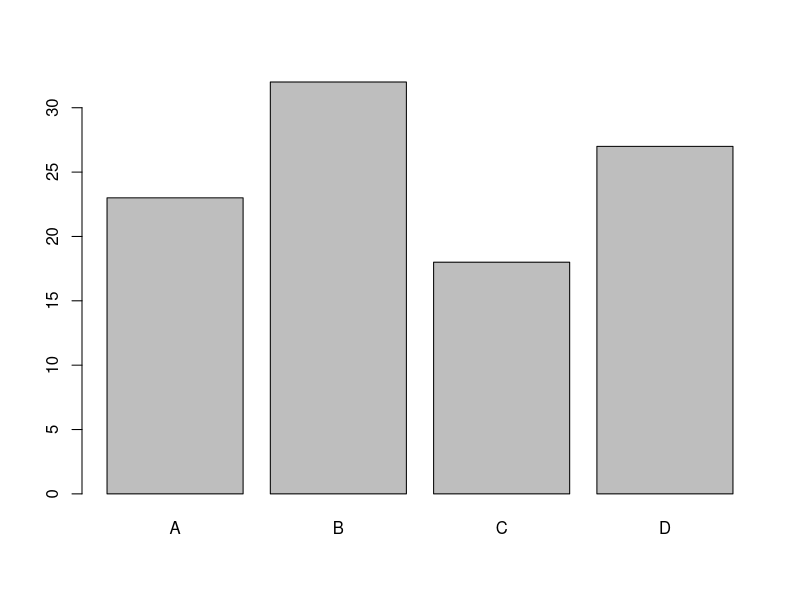

The R script that drew this image: (Note: this script raises an error after producing the figure.)
# aula 13/nov
# variaveis categoricas

set.seed(2024113 + 1100)
x <- sample(LETTERS[1:4], 100, replace=TRUE)
x <- factor(x)

y <- sample(LETTERS[11:14], 100, replace=TRUE)
y <- factor(y)

plot(x) # nao recomendado

# tabla de contingência
tc1 <- table(x)

barplot(
  tp1,
  col = rainbow(4),
  horiz = TRUE,
  las = 1
)

# gráfico em percentagem
tp1 <- prop.table(tc1) # faz precentagens



# com duas variaveis
tc2 <- table(x, y)
tc3 <- t(tc2)
barplot(tc2, col=rainbow(4), legend.text=TRUE, beside=TRUE)


# calcular proporções
tp2 <- prop.table(tc2)
tp3 <- prop.table(tc2, margin=1)# aula 13/nov
# variaveis categoricas

set.seed(2024113 + 1100)
x <- sample(LETTERS[1:4], 100, replace=TRUE)
x <- factor(x)

y <- sample(LETTERS[11:14], 100, replace=TRUE)
y <- factor(y)

plot(x) # nao recomendado

# tabla de contingência
tc1 <- table(x)

barplot(
  tp1,
  col = rainbow(4),
  horiz = TRUE,
  las = 1
)

# gráfico em percentagem
tp1 <- prop.table(tc1) # faz precentagens



# com duas variaveis
tc2 <- table(x, y)
tc3 <- t(tc2)
barplot(tc2, col=rainbow(4), legend.text=TRUE, beside=TRUE)


# calcular proporções
tp2 <- prop.table(tc2)
tp3 <- prop.table(tc2, margin=1) # sobre as linhas
tp4 <- prop.table(tc2, margin=2) # sobre as colunas

barplot(tp4, col=rainbow(16), legend.text = TRUE)

mosaicplot(tp4, col= rainbow(14))

pie(tc1)
